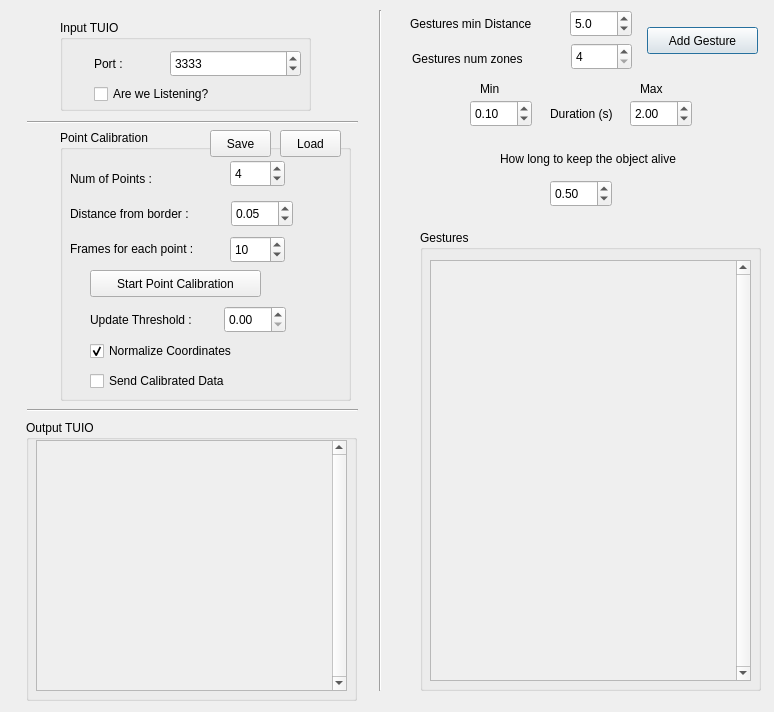
<?xml version="1.0" encoding="UTF-8"?>
<ui version="4.0">
 <class>tuiomultiplexer</class>
 <widget class="QDialog" name="tuiomultiplexer">
  <property name="geometry">
   <rect>
    <x>0</x>
    <y>0</y>
    <width>774</width>
    <height>712</height>
   </rect>
  </property>
  <property name="windowTitle">
   <string>Ludique's TUIO multiplexer, calibrator and gestures</string>
  </property>
  <widget class="QGroupBox" name="groupBox">
   <property name="geometry">
    <rect>
     <x>60</x>
     <y>20</y>
     <width>251</width>
     <height>91</height>
    </rect>
   </property>
   <property name="title">
    <string>Input TUIO </string>
   </property>
   <widget class="QLabel" name="label">
    <property name="geometry">
     <rect>
      <x>34</x>
      <y>36</y>
      <width>61</width>
      <height>16</height>
     </rect>
    </property>
    <property name="text">
     <string>Port : </string>
    </property>
   </widget>
   <widget class="QCheckBox" name="isListening">
    <property name="geometry">
     <rect>
      <x>34</x>
      <y>63</y>
      <width>161</width>
      <height>22</height>
     </rect>
    </property>
    <property name="text">
     <string>Are we Listening?</string>
    </property>
   </widget>
   <widget class="QSpinBox" name="port">
    <property name="geometry">
     <rect>
      <x>110</x>
      <y>30</y>
      <width>131</width>
      <height>27</height>
     </rect>
    </property>
    <property name="maximum">
     <number>65000</number>
    </property>
    <property name="value">
     <number>3333</number>
    </property>
   </widget>
  </widget>
  <widget class="Line" name="line">
   <property name="geometry">
    <rect>
     <x>370</x>
     <y>10</y>
     <width>20</width>
     <height>681</height>
    </rect>
   </property>
   <property name="orientation">
    <enum>Qt::Vertical</enum>
   </property>
  </widget>
  <widget class="QGroupBox" name="groupBox_3">
   <property name="geometry">
    <rect>
     <x>420</x>
     <y>230</y>
     <width>341</width>
     <height>461</height>
    </rect>
   </property>
   <property name="title">
    <string>Gestures</string>
   </property>
   <widget class="QScrollArea" name="scrollGest">
    <property name="geometry">
     <rect>
      <x>10</x>
      <y>30</y>
      <width>321</width>
      <height>421</height>
     </rect>
    </property>
    <property name="verticalScrollBarPolicy">
     <enum>Qt::ScrollBarAlwaysOn</enum>
    </property>
    <property name="widgetResizable">
     <bool>true</bool>
    </property>
    <widget class="QWidget" name="scrollAreaWidgetContents">
     <property name="geometry">
      <rect>
       <x>0</x>
       <y>0</y>
       <width>304</width>
       <height>419</height>
      </rect>
     </property>
    </widget>
   </widget>
  </widget>
  <widget class="QPushButton" name="addGesture">
   <property name="geometry">
    <rect>
     <x>647</x>
     <y>27</y>
     <width>111</width>
     <height>27</height>
    </rect>
   </property>
   <property name="text">
    <string>Add Gesture</string>
   </property>
  </widget>
  <widget class="QDoubleSpinBox" name="minDistance">
   <property name="geometry">
    <rect>
     <x>570</x>
     <y>10</y>
     <width>62</width>
     <height>27</height>
    </rect>
   </property>
   <property name="decimals">
    <number>1</number>
   </property>
   <property name="maximum">
    <double>200.000000000000000</double>
   </property>
   <property name="singleStep">
    <double>0.100000000000000</double>
   </property>
   <property name="value">
    <double>5.000000000000000</double>
   </property>
  </widget>
  <widget class="QLabel" name="label_2">
   <property name="geometry">
    <rect>
     <x>410</x>
     <y>15</y>
     <width>181</width>
     <height>17</height>
    </rect>
   </property>
   <property name="text">
    <string>Gestures min Distance</string>
   </property>
  </widget>
  <widget class="QLabel" name="label_3">
   <property name="geometry">
    <rect>
     <x>412</x>
     <y>50</y>
     <width>161</width>
     <height>17</height>
    </rect>
   </property>
   <property name="text">
    <string>Gestures num zones</string>
   </property>
  </widget>
  <widget class="QSpinBox" name="numZones">
   <property name="geometry">
    <rect>
     <x>571</x>
     <y>43</y>
     <width>61</width>
     <height>27</height>
    </rect>
   </property>
   <property name="minimum">
    <number>4</number>
   </property>
   <property name="maximum">
    <number>360</number>
   </property>
   <property name="value">
    <number>4</number>
   </property>
  </widget>
  <widget class="QLabel" name="label_4">
   <property name="geometry">
    <rect>
     <x>550</x>
     <y>105</y>
     <width>81</width>
     <height>17</height>
    </rect>
   </property>
   <property name="text">
    <string>Duration (s)</string>
   </property>
  </widget>
  <widget class="QDoubleSpinBox" name="minDuration">
   <property name="geometry">
    <rect>
     <x>470</x>
     <y>100</y>
     <width>62</width>
     <height>27</height>
    </rect>
   </property>
   <property name="maximum">
    <double>10.000000000000000</double>
   </property>
   <property name="singleStep">
    <double>0.100000000000000</double>
   </property>
   <property name="value">
    <double>0.100000000000000</double>
   </property>
  </widget>
  <widget class="QDoubleSpinBox" name="maxDuration">
   <property name="geometry">
    <rect>
     <x>630</x>
     <y>100</y>
     <width>62</width>
     <height>27</height>
    </rect>
   </property>
   <property name="maximum">
    <double>20.000000000000000</double>
   </property>
   <property name="singleStep">
    <double>0.100000000000000</double>
   </property>
   <property name="value">
    <double>2.000000000000000</double>
   </property>
  </widget>
  <widget class="QLabel" name="label_5">
   <property name="geometry">
    <rect>
     <x>480</x>
     <y>80</y>
     <width>67</width>
     <height>17</height>
    </rect>
   </property>
   <property name="text">
    <string>Min</string>
   </property>
  </widget>
  <widget class="QLabel" name="label_6">
   <property name="geometry">
    <rect>
     <x>640</x>
     <y>80</y>
     <width>67</width>
     <height>17</height>
    </rect>
   </property>
   <property name="text">
    <string>Max</string>
   </property>
  </widget>
  <widget class="QGroupBox" name="groupBox_4">
   <property name="geometry">
    <rect>
     <x>60</x>
     <y>130</y>
     <width>291</width>
     <height>271</height>
    </rect>
   </property>
   <property name="title">
    <string>Point Calibration</string>
   </property>
   <widget class="QPushButton" name="pointCalStart">
    <property name="geometry">
     <rect>
      <x>30</x>
      <y>140</y>
      <width>171</width>
      <height>27</height>
     </rect>
    </property>
    <property name="text">
     <string>Start Point Calibration</string>
    </property>
   </widget>
   <widget class="QCheckBox" name="normCoordinates">
    <property name="geometry">
     <rect>
      <x>30</x>
      <y>210</y>
      <width>191</width>
      <height>22</height>
     </rect>
    </property>
    <property name="text">
     <string>Normalize Coordinates</string>
    </property>
    <property name="checked">
     <bool>true</bool>
    </property>
   </widget>
   <widget class="QLabel" name="label_8">
    <property name="geometry">
     <rect>
      <x>10</x>
      <y>40</y>
      <width>111</width>
      <height>17</height>
     </rect>
    </property>
    <property name="text">
     <string>Num of Points :</string>
    </property>
   </widget>
   <widget class="QLabel" name="label_9">
    <property name="geometry">
     <rect>
      <x>10</x>
      <y>75</y>
      <width>161</width>
      <height>17</height>
     </rect>
    </property>
    <property name="text">
     <string>Distance from border :</string>
    </property>
   </widget>
   <widget class="QSpinBox" name="numPointsSpin">
    <property name="geometry">
     <rect>
      <x>170</x>
      <y>30</y>
      <width>55</width>
      <height>27</height>
     </rect>
    </property>
    <property name="minimum">
     <number>2</number>
    </property>
    <property name="value">
     <number>4</number>
    </property>
   </widget>
   <widget class="QDoubleSpinBox" name="distanceFromBorder">
    <property name="geometry">
     <rect>
      <x>171</x>
      <y>70</y>
      <width>62</width>
      <height>27</height>
     </rect>
    </property>
    <property name="maximum">
     <double>0.300000000000000</double>
    </property>
    <property name="singleStep">
     <double>0.005000000000000</double>
    </property>
    <property name="value">
     <double>0.050000000000000</double>
    </property>
   </widget>
   <widget class="QLabel" name="label_10">
    <property name="geometry">
     <rect>
      <x>10</x>
      <y>110</y>
      <width>261</width>
      <height>17</height>
     </rect>
    </property>
    <property name="text">
     <string>Frames for each point :</string>
    </property>
   </widget>
   <widget class="QSpinBox" name="framesPointBox">
    <property name="geometry">
     <rect>
      <x>170</x>
      <y>106</y>
      <width>55</width>
      <height>27</height>
     </rect>
    </property>
    <property name="minimum">
     <number>1</number>
    </property>
    <property name="maximum">
     <number>100</number>
    </property>
    <property name="value">
     <number>10</number>
    </property>
   </widget>
   <widget class="QLabel" name="label_7">
    <property name="geometry">
     <rect>
      <x>30</x>
      <y>180</y>
      <width>141</width>
      <height>20</height>
     </rect>
    </property>
    <property name="text">
     <string>Update Threshold : </string>
    </property>
   </widget>
   <widget class="QDoubleSpinBox" name="minDistanceToUpdateBox">
    <property name="geometry">
     <rect>
      <x>164</x>
      <y>176</y>
      <width>62</width>
      <height>27</height>
     </rect>
    </property>
   </widget>
   <widget class="QCheckBox" name="sendCalibrated">
    <property name="geometry">
     <rect>
      <x>30</x>
      <y>240</y>
      <width>201</width>
      <height>22</height>
     </rect>
    </property>
    <property name="text">
     <string>Send Calibrated Data</string>
    </property>
   </widget>
   <widget class="QPushButton" name="saveCal">
    <property name="geometry">
     <rect>
      <x>150</x>
      <y>0</y>
      <width>61</width>
      <height>27</height>
     </rect>
    </property>
    <property name="text">
     <string>Save</string>
    </property>
   </widget>
   <widget class="QPushButton" name="loadCal">
    <property name="geometry">
     <rect>
      <x>220</x>
      <y>0</y>
      <width>61</width>
      <height>27</height>
     </rect>
    </property>
    <property name="text">
     <string>Load</string>
    </property>
   </widget>
  </widget>
  <widget class="QGroupBox" name="groupBox_2">
   <property name="geometry">
    <rect>
     <x>26</x>
     <y>420</y>
     <width>331</width>
     <height>281</height>
    </rect>
   </property>
   <property name="title">
    <string>Output TUIO</string>
   </property>
   <widget class="QScrollArea" name="scrollArea">
    <property name="geometry">
     <rect>
      <x>10</x>
      <y>20</y>
      <width>311</width>
      <height>251</height>
     </rect>
    </property>
    <property name="verticalScrollBarPolicy">
     <enum>Qt::ScrollBarAlwaysOn</enum>
    </property>
    <property name="widgetResizable">
     <bool>true</bool>
    </property>
    <widget class="QWidget" name="scrollAreaContentTUIO">
     <property name="geometry">
      <rect>
       <x>0</x>
       <y>0</y>
       <width>294</width>
       <height>249</height>
      </rect>
     </property>
    </widget>
   </widget>
  </widget>
  <widget class="Line" name="line_2">
   <property name="geometry">
    <rect>
     <x>27</x>
     <y>112</y>
     <width>331</width>
     <height>20</height>
    </rect>
   </property>
   <property name="orientation">
    <enum>Qt::Horizontal</enum>
   </property>
  </widget>
  <widget class="Line" name="line_3">
   <property name="geometry">
    <rect>
     <x>27</x>
     <y>400</y>
     <width>331</width>
     <height>20</height>
    </rect>
   </property>
   <property name="orientation">
    <enum>Qt::Horizontal</enum>
   </property>
  </widget>
  <widget class="QLabel" name="label_11">
   <property name="geometry">
    <rect>
     <x>500</x>
     <y>150</y>
     <width>231</width>
     <height>17</height>
    </rect>
   </property>
   <property name="text">
    <string>How long to keep the object alive</string>
   </property>
  </widget>
  <widget class="QDoubleSpinBox" name="objectAlive">
   <property name="geometry">
    <rect>
     <x>550</x>
     <y>180</y>
     <width>62</width>
     <height>27</height>
    </rect>
   </property>
   <property name="maximum">
    <double>0.990000000000000</double>
   </property>
   <property name="singleStep">
    <double>0.010000000000000</double>
   </property>
   <property name="value">
    <double>0.500000000000000</double>
   </property>
  </widget>
 </widget>
 <resources/>
 <connections/>
</ui>
